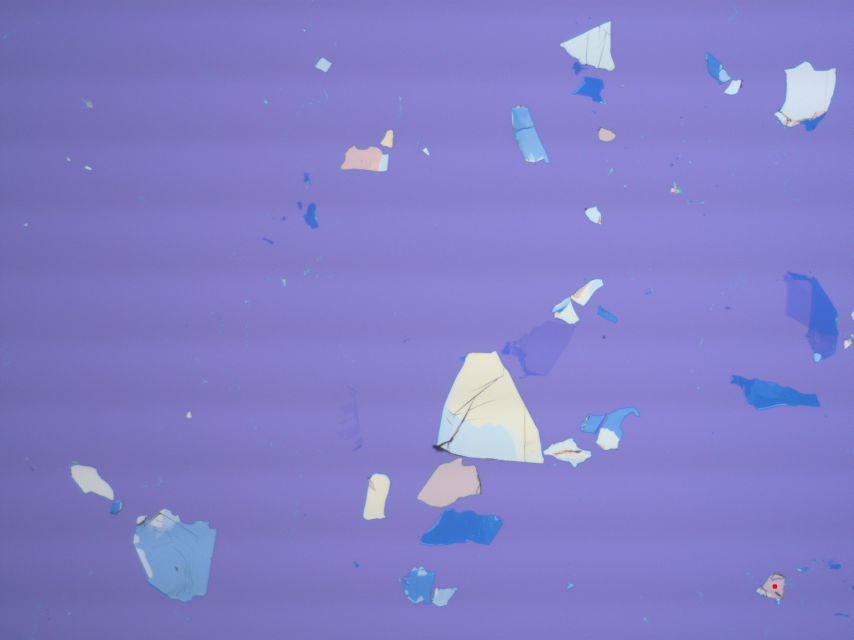
#> input picture Images/GRAPHENE/bl_1/bl_a_10xImgWithCOM.jpg, 2560 x 1920 px (shown at 1/3 size)
$ jupyter execute 'Edge Finding.ipynb'
#> lines starting #> are read from the running program, lines starting #| are printed output that depends on the picture; after the words box and inside, x2 and y2 are one past the last pixel; in counts of white or black regions, pixels touching at a corner belong together
## Edge Finding ##

Author: Jackson Cox ;
Supporting Authors: Kaitlin Day, Olivia Schriber

Approach:
1. Load in Image
2. Clean image: convert, blur, edge Find Dilate
3. Extract Contours, Fit to Rectangle

[cell 1]
# include statements
import cv2
import numpy as np
import math

[cell 2]
#loading in and resizing

#edge Detection of 50x image of bilayer flake using Canny
#edge_img = cv2.imread("Images/GRAPHENE/bl_1/bl_a_50x.jpg")
edge_img = cv2.imread("Images/GRAPHENE/bl_1/bl_a_10xImgWithCOM.jpg")
#> edge_img is the input picture: shape (1920, 2560, 3); mean B, G, R 199.6, 126.9, 130.8
#edge_img = cv2.imread("Images/Feasibility Study/shapes-01.jpg")
scale_percent = 40 # percent of original size
width = int(edge_img.shape[1] * scale_percent / 100)
#> width = 1024
height = int(edge_img.shape[0] * scale_percent / 100)
#> height = 768
dim = (width, height)
#> dim = (1024, 768)
resized = cv2.resize(edge_img, dim, interpolation = cv2.INTER_AREA)
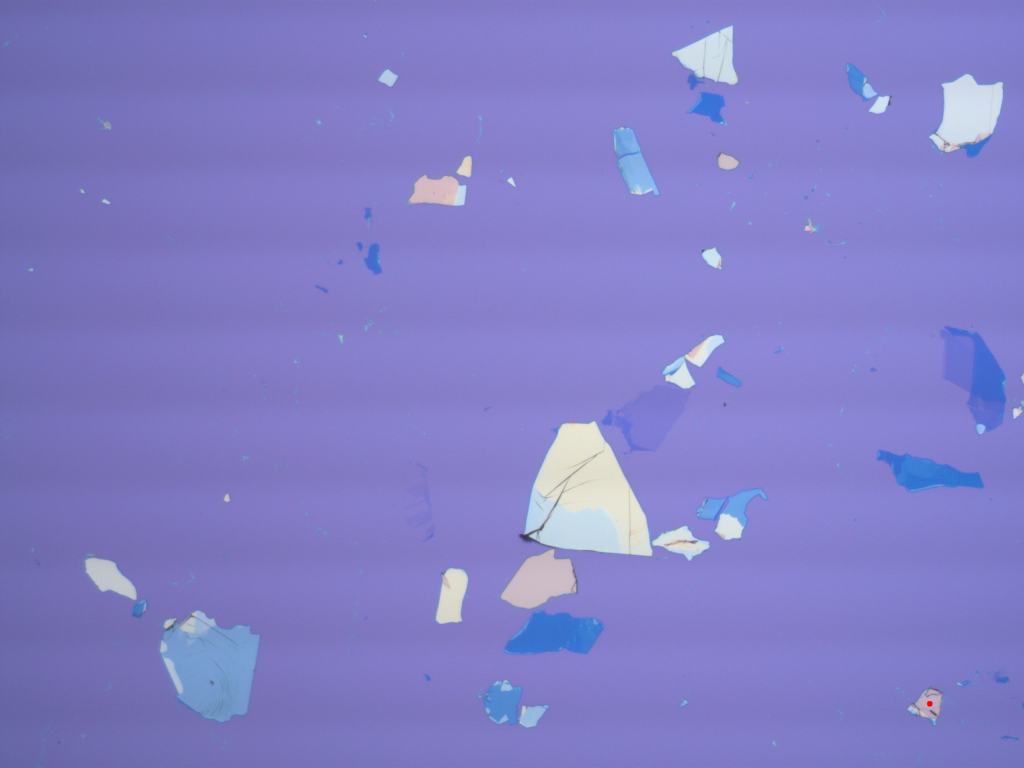
#> resized: shape (768, 1024, 3); mean B, G, R 199.6, 126.9, 130.8
cv2.imshow('first',resized)
cv2.waitKey(0)

[cell 3]
#image cleaning before finding contours (Order of Operations from article by Rouizi Yacine:
# https://dontrepeatyourself.org/post/edge-and-contour-detection-with-opencv-and-python/)

#convert image to grayscale
edge_gray = cv2.cvtColor(resized, cv2.COLOR_BGR2GRAY)
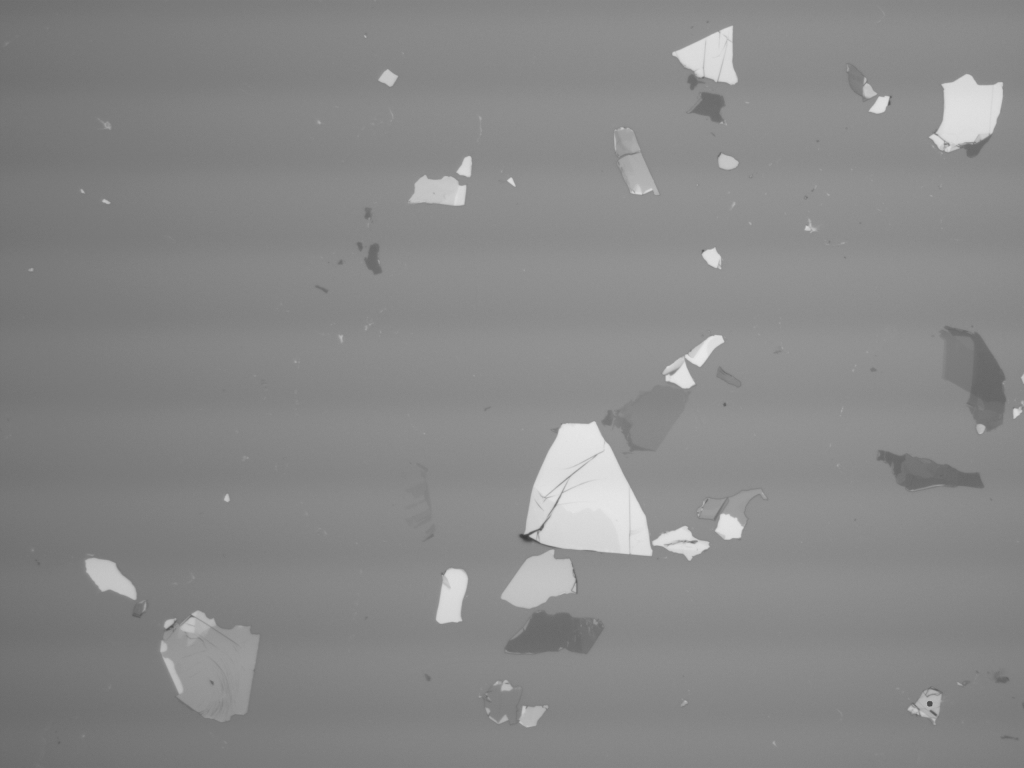
#> edge_gray: shape (768, 1024); min 58, max 233, mean 136.4

#blur image
edge_blur = cv2.GaussianBlur(edge_gray, (11,11), 1)

# Canny Edge Detection
edges = cv2.Canny(image=edge_blur, threshold1=1, threshold2=10)
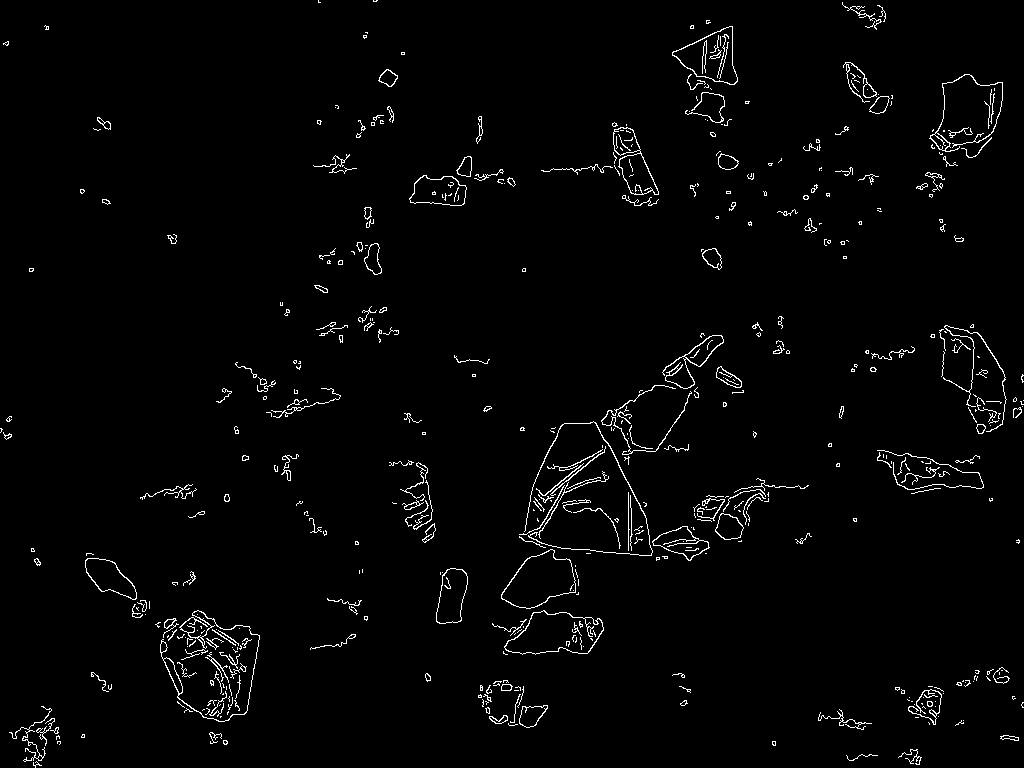
#> edges: shape (768, 1024); 2% white in thin lines or dots

#dilate image
kernel = cv2.getStructuringElement(cv2.MORPH_RECT, (3,3))
#gradient = cv2.morphologyEx(edges, cv2.MORPH_GRADIENT, kernel)
dilate = cv2.dilate(edges, kernel, iterations=1)
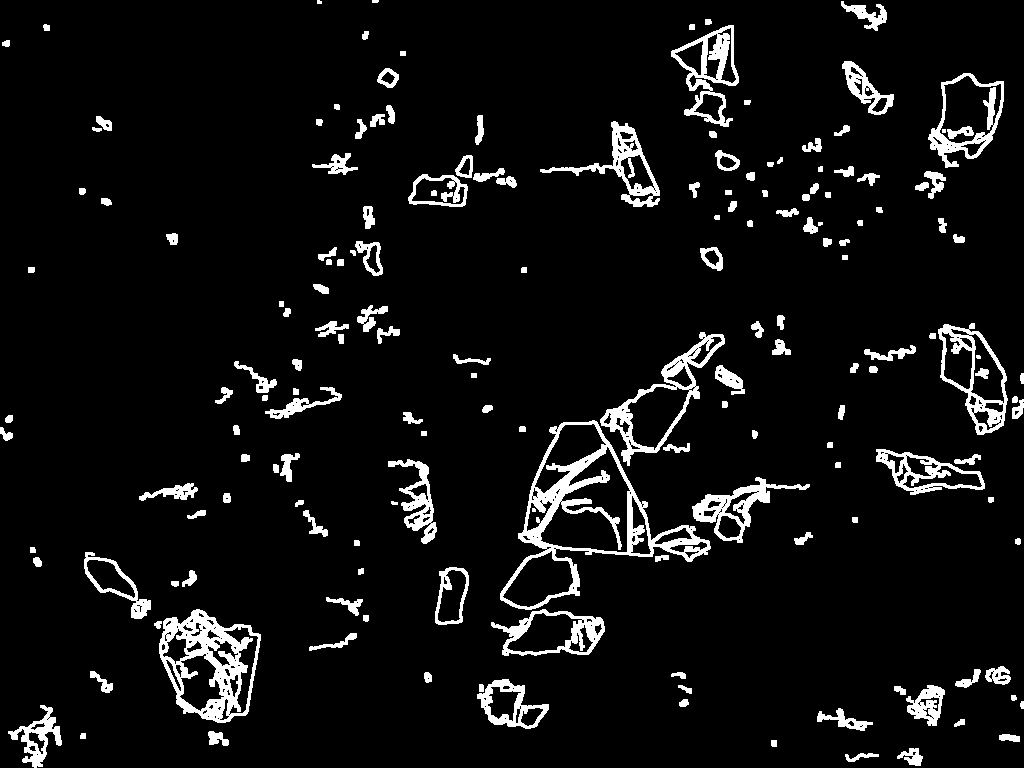
#> dilate: shape (768, 1024); 6.6% white; 173 white regions (5 under 20 px)
cv2.imshow('dilated', dilate)

[cell 4]
# find contours of edges
contours, heirarchy = cv2.findContours(dilate, cv2.RETR_EXTERNAL, cv2.CHAIN_APPROX_SIMPLE)
#> contours = 167 contours, 9 with area under 20; largest, box (x1, y1, x2, y2) and area: (500, 420, 711, 610) 16530, (159, 609, 261, 723) 8228, (600, 332, 725, 466) 5350, (938, 323, 1008, 435) 4682, (928, 73, 1004, 168) 4409
cv2.drawContours(resized, contours, -1, (0,255,0), 1)
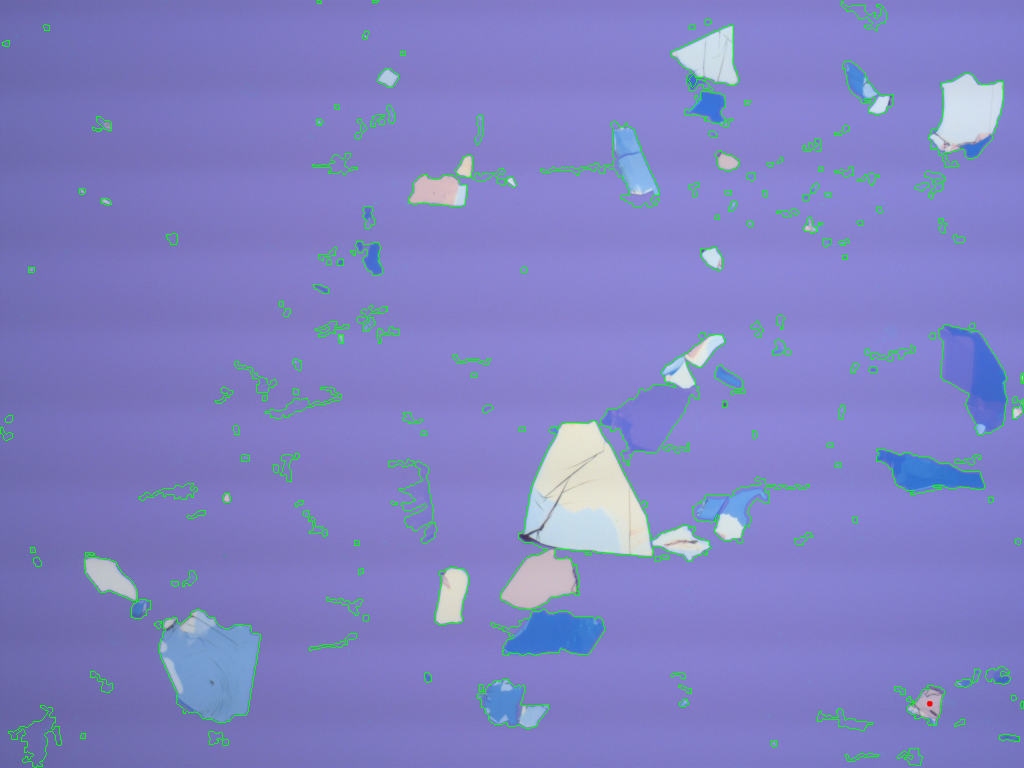
#> resized: shape (768, 1024, 3); 1.58% of pixels changed, all inside (x1, y1, x2, y2) = (0, 0, 1024, 768)

#fit bounding rectangles for each contour and add them to the image
print(str(len(contours)) + " flakes were found in this image")
#| 167 flakes were found in this image
for contour in contours:
    x,y,w,h = cv2.boundingRect(contour)
    cv2.rectangle(resized,(x,y),(x+w, y+h),(255,0,0),1)
#> this loop made 167 passes
#> (x, y, w, h) on passes 1 to 3: (845, 753, 34, 9), (897, 748, 26, 18), (771, 740, 6, 7)
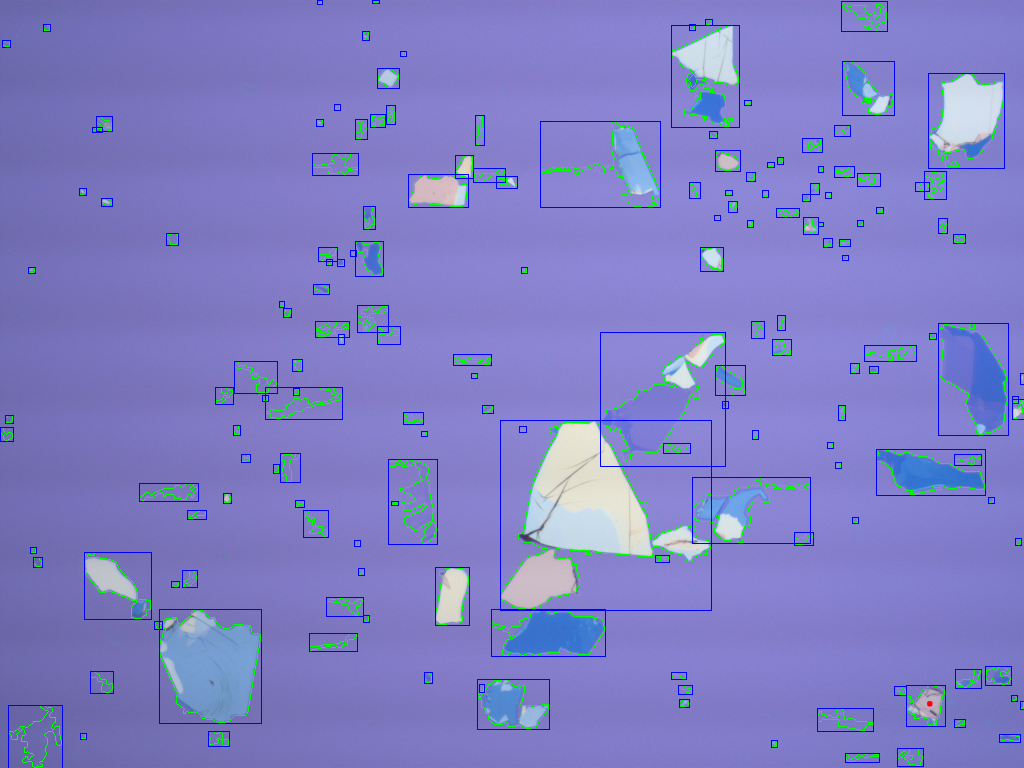
#> resized: shape (768, 1024, 3); 1.73% of pixels changed, all inside (x1, y1, x2, y2) = (0, 0, 1024, 768)

[cell 5]
# Display Canny Edge Detection Image with contours
cv2.imshow('Contours', resized)
cv2.imwrite('Images/GRAPHENE/bl_1/50x_rectangles.jpg', resized)
cv2.waitKey(0)
#> Out = 27

$ run again, with Images/GRAPHENE/bl_1/bl_a_50x.jpg copied over Images/GRAPHENE/bl_1/bl_a_10xImgWithCOM.jpg
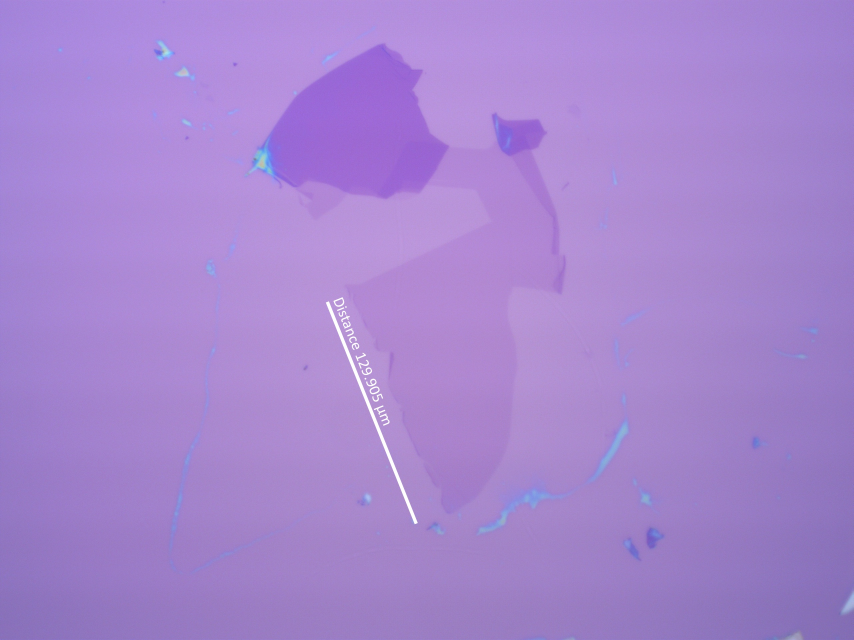
#> input picture Images/GRAPHENE/bl_1/bl_a_50x.jpg, 2560 x 1920 px (shown at 1/3 size)
#> edge_img is the input picture: shape (1920, 2560, 3); mean B, G, R 208, 133.3, 166.6
#> `edges = cv2.Canny(image=edge_blur, threshold1=1, threshold2=10)`:
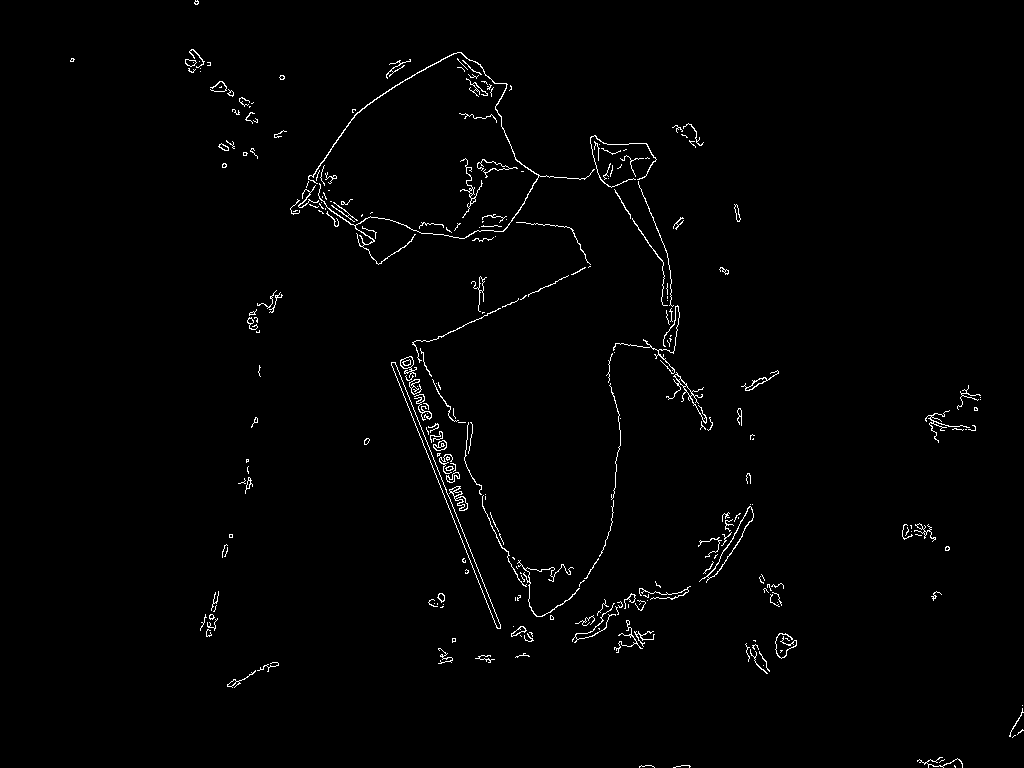
#> edges: shape (768, 1024); 1.3% white in thin lines or dots
#> dilate: shape (768, 1024); 4.2% white; 69 white regions (3 under 20 px)
#> contours = 63 contours, 2 with area under 20; largest, box (x1, y1, x2, y2) and area: (289, 51, 714, 621) 40544, (390, 355, 502, 630) 4193, (697, 503, 755, 584) 1532, (571, 585, 692, 644) 1460, (613, 619, 656, 654) 508
#| 63 flakes were found in this image
#> the loop `for contour in contours:` made 63 passes
#> (x, y, w, h) on passes 1 to 8: (672, 764, 20, 4), (638, 764, 18, 4), (916, 756, 48, 12), (1008, 704, 16, 35), (226, 661, 54, 28), (474, 654, 22, 10), (514, 652, 17, 7), (437, 647, 17, 18)
#> after the loop `for contour in contours:`:
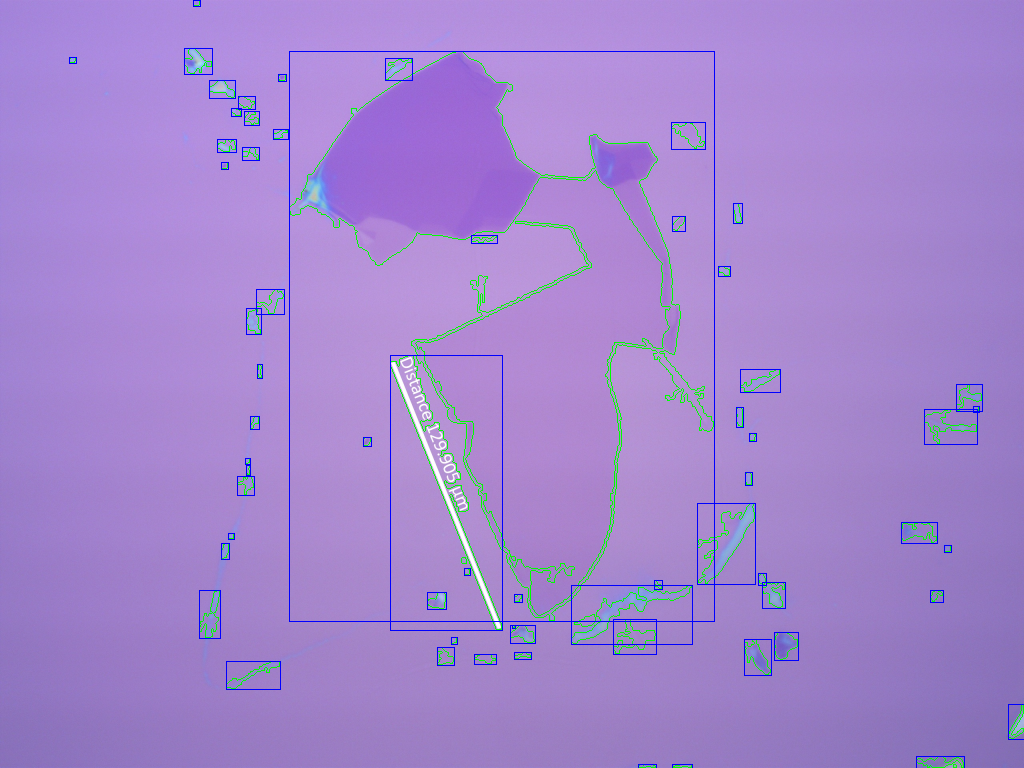
#> resized: shape (768, 1024, 3); mean B, G, R 206.3, 133.3, 163.3
#> Out = 27
